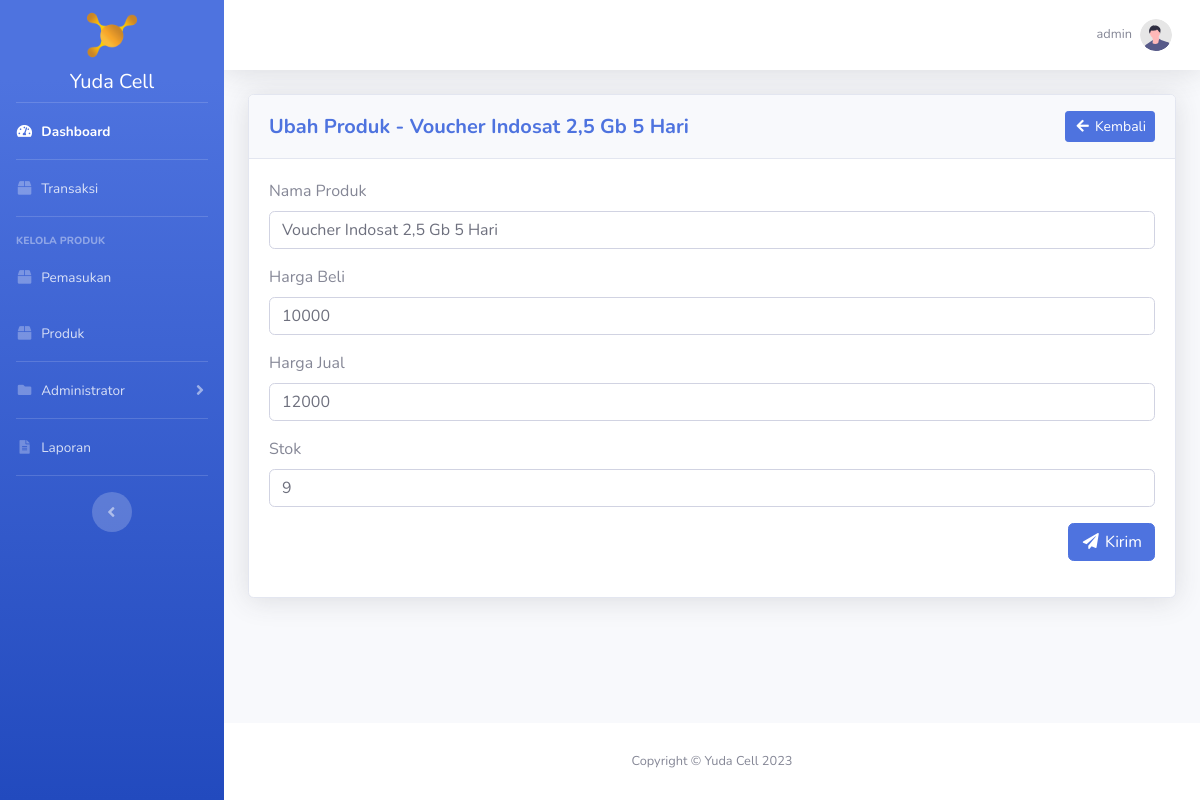
The page /produk/ubah_produk_stok.php?id_produk=1 (signed in) on the database its author committed.
### tables this page shows
CREATE TABLE `user` (
  `id_user` int(11) NOT NULL,
  `username` varchar(20) NOT NULL,
  `password` varchar(300) NOT NULL,
  `hak_akses` enum('administrator','operator') NOT NULL,
  `nama_lengkap` varchar(50) NOT NULL,
  `no_telp_user` varchar(20) NOT NULL
);

CREATE TABLE `produk` (
  `id_produk` int(11) NOT NULL,
  `nama_produk` varchar(50) NOT NULL,
  `harga_beli` int(11) NOT NULL,
  `harga_jual` int(11) NOT NULL,
  `stok` int(11) DEFAULT NULL,
  `id_jenis_saldo` int(11) DEFAULT NULL
);

### produk/ubah_produk_stok.php (the view, shortened to what this page needs)
<?php
require_once '../koneksi.php';
$id_produk = htmlspecialchars($_GET['id_produk']);
$data_produk_stok = mysqli_fetch_assoc(mysqli_query($koneksi, "SELECT * FROM produk WHERE produk.id_produk = '$id_produk'"));
$id_user = htmlspecialchars($_SESSION['id_user']);
$data_profile = mysqli_fetch_assoc(mysqli_query($koneksi, "SELECT * FROM user WHERE id_user = '$id_user'"));
?>
<!DOCTYPE html>
<html lang="en">
<head>
    <?php include_once '../include/head.php'; ?>
</head>
<body id="page-top">
    <div id="wrapper">
        <?php include_once '../include/sidebar.php'; ?>
        <div id="content-wrapper" class="d-flex flex-column">
            <div id="content">
                <?php include_once '../include/topbar.php'; ?>
                <div class="container-fluid">
                	<div class="card shadow mb-4">
                		<div class="card-header py-3">
                            <div class="row">
                                <div class="col head-left">
                                    <h5 class="my-auto font-weight-bold text-primary">Ubah Produk - <?= $data_produk_stok['nama_produk']; ?></h5>
                                </div>
                                <div class="col head-right">
                                    <a href="<?= BASE_URL; ?>produk/index.php?stok" class="btn btn-sm btn-primary"><i class="fas fa-fw fa-arrow-left"></i> Kembali</a>
                                </div>
                            </div>
                        </div>
                        <div class="card-body">
                        	<form method="post">
								<div class="form-group">
									<label for="nama_produk">Nama Produk</label>
									<input class="form-control" type="text" name="nama_produk" id="nama_produk" value="<?= $data_produk_stok['nama_produk']; ?>" required>
								</div>
								<div class="form-group">
									<label for="harga_beli">Harga Beli</label>
									<input class="form-control" type="number" name="harga_beli" id="harga_beli" value="<?= $data_produk_stok['harga_beli']; ?>" required>
								</div>
								<div class="form-group">
									<label for="harga_jual">Harga Jual</label>
									<input class="form-control" type="number" name="harga_jual" id="harga_jual" value="<?= $data_produk_stok['harga_jual']; ?>" required>
								</div>
								<div class="form-group">
									<label for="stok">Stok</label>
									<input class="form-control" type="number" name="stok" id="stok" value="<?= $data_produk_stok['stok']; ?>" required>
								</div>
								<div class="form-group text-right">
									<button type="submit" name="btnUbahProdukStok" class="btn btn-primary"><i class="fas fa-fw fa-paper-plane"></i> Kirim</button>
								</div>
							</form>
						</div>
                    </div>
            	</div>
            </div>
            <?php include_once '../include/footer.php'; ?>
        </div>
    </div>
</body>
</html>

### include/topbar.php (shortened to what this page needs)
<nav class="navbar navbar-expand navbar-light bg-white topbar mb-4 static-top shadow">
    <ul class="navbar-nav ml-auto">
        <li class="nav-item dropdown no-arrow">
            <a class="nav-link dropdown-toggle" href="#" id="userDropdown" role="button"
                data-toggle="dropdown" aria-haspopup="true" aria-expanded="false">
                <span class="mr-2 d-none d-lg-inline text-gray-600 small"><?= $data_profile['username']; ?></span>
                <img class="img-profile rounded-circle"
                    src="<?= BASE_URL; ?>img/undraw_profile.svg">
            </a>
        </li>
    </ul>
</nav>

### css/yuda_cell.css (style rules this page uses)
html { scroll-behavior: smooth; }
.head-left { text-align: left; margin-top: auto; margin-bottom: auto; }
.head-right { text-align: right; margin-top: auto; margin-bottom: auto; }

### rows shown on the page
user: username "admin"
produk: nama_produk "Voucher Indosat 2,5 Gb 5 Hari", harga_beli "10000", harga_jual "12000", stok "9"
